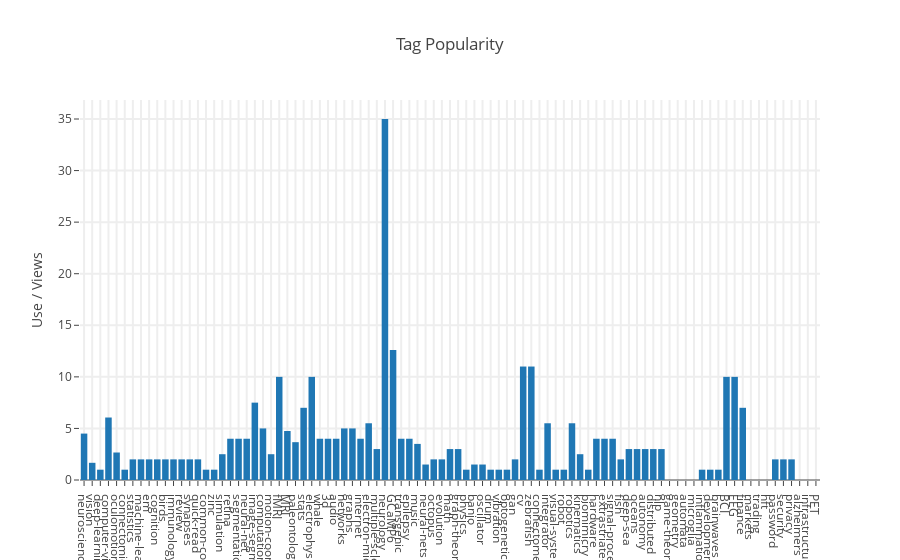

Source (notebook cell):
### Code cell
sorted_tags = sorted(tags.items(), key=lambda x: x[1], reverse=True)

plotly.offline.iplot(plotly.graph_objs.Figure(
    data=[
        Bar(
            x=[i[0] for i in sorted_tags],
            y=[v/o for v, o in zip(tag_views, tag_occurs)],
        )
    ], layout=Layout(
    title= 'Tag Popularity',
    hovermode= 'closest',
    xaxis= dict(
#         title= 'Tag',
        ticklen= 5,
        zeroline= False,
        gridwidth= 2,
        dtick=1
    ),
    yaxis=dict(
        title= 'Use / Views',
        ticklen= 5,
        gridwidth= 2,
    ),
    showlegend= False
)))

### Figure 1 — Plotly figure (JSON) as saved in the notebook; plotly's stock layout.template omitted (floating-point values rounded to 4 significant figures)
{"data": [{"type": "bar", "x": ["neuroscience", "vision", "deep-learning", "computer-vision", "oculomotion", "connectomics", "statistics", "machine-learning", "em", "cognition", "birds", "immunology", "review", "synapses", "quick-read", "common-cold", "zinc", "simulation", "retina", "segmentation", "neural-net", "image-segmentation", "computation", "motion-coordination", "fMRI", "MRI", "paleontology", "stats", "electrophysiology", "whale", "3d", "audio", "networks", "graphs", "internet", "electron-microscopy", "multiple-sclerosis", "neurology", "GCaMP6", "transgenic", "epilepsy", "music", "neural-nets", "octopus", "evolution", "math", "graph-theory", "physics", "banjo", "oscillator", "drum", "vibration", "optogenetics", "gan", "cv", "zebrafish", "connectome", "integrator", "visual-system", "robot", "robotics", "kinematics", "biomimicry", "hardware", "extrastriate-cortex", "signal-processing", "fish", "deep-sea", "oceans", "autonomy", "distributed", "nlp", "game-theory", "geometry", "automata", "microglia", "inflammation", "development", "brainwaves", "BCI", "EEG", "finance", "markets", "trading", "hft", "password", "security", "privacy", "alzheimers", "infrastructure", "PET"], "y": [4.5, 1.667, 1, 6.059, 2.667, 1, 2, 2, 2, 2, 2, 2, 2, 2, 2, 1, 1, 2.5, 4, 4, 4, 7.5, 5, 2.5, 10, 4.75, 3.667, 7, 10, 4, 4, 4, 5, 5, 4, 5.5, 3, 35, 12.6, 4, 4, 3.5, 1.5, 2, 2, 3, 3, 1, 1.5, 1.5, 1, 1, 1, 2, 11, 11, 1, 5.5, 1, 1, 5.5, 2.5, 1, 4, 4, 4, 2, 3, 3, 3, 3, 3, 0, 0, 0, 0, 1, 1, 1, 10, 10, 7, 0, 0, 0, 2, 2, 2, 0, 0, 0]}], "layout": {"hovermode": "closest", "showlegend": false, "title": "Tag Popularity", "xaxis": {"dtick": 1, "gridwidth": 2, "ticklen": 5, "zeroline": false}, "yaxis": {"gridwidth": 2, "ticklen": 5, "title": "Use / Views"}}}
